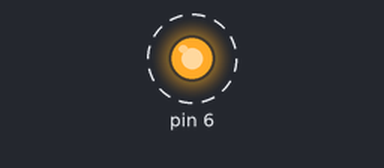
Recording of a sketch running on a simulated Arduino Uno, built with avr-gcc and run on an emulated ATmega328P. Shown: output pins drawn as LEDs (lit = HIGH). Dashed ring = blinking. What the sketch prints to the serial monitor is not drawn.

Above: at 1.0 s.
Timing chart, 0 to 4.3 s (numbered marks = the images above):
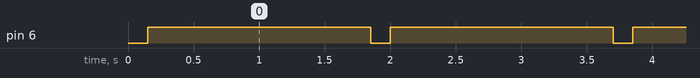

The sketch:

desafio_2_3.ino
```cpp
/*
Hacer un código donde se incrementen cada 50 ms una variable del tipo Byte, y hacer que esa variable
controle cada 50ms el brillo de un led conectado a uno de los pines PWM del arduino. Imprimir el valor de
esta variable cada 50ms en el monitor serial a una velocidad de 19200 Baudios. Enviar el codigo para su
evalucion en archivo TXT
*/

byte intensidad = 0;

void setup() {
  // initialize digital pin 6 PWM as an output.
  pinMode(6, OUTPUT);
  //initialize Serial Port to 19200 Baudios
  Serial.begin(19200);
}

void loop() {

    digitalWrite(6, intensidad);   //Se inicia el incremento de la intensidad del Led coectado al pin 6 controlado por la variable intensidad.
    delay(50);
    Serial.println(intensidad);
    delay(50);
    intensidad += 50;
    delay(50);
    digitalWrite(6, intensidad);
    delay(50);
    Serial.println(intensidad);
    delay(50);
    intensidad += 50;
    delay(50);
    digitalWrite(6, intensidad);
    delay(50);
    Serial.println(intensidad);
    delay(50);
    intensidad += 50;
    delay(50);
    digitalWrite(6, intensidad);
    delay(50);
    Serial.println(intensidad);
    delay(50);
    intensidad += 50;
    delay(50);
    digitalWrite(6, intensidad);
    delay(50);
    Serial.println(intensidad);
    delay(50);
    intensidad += 50;
    delay(50);
    digitalWrite(6, intensidad);
    delay(50);
    Serial.println(intensidad);
    delay(50);

    //delay para reiniciar
    delay(1000);
    //restaurar valor de la variable
    intensidad = 0;

}
```

Measured:
- by itself, pin 6: alternates HIGH for 1.7 s and LOW for 0.15 s
